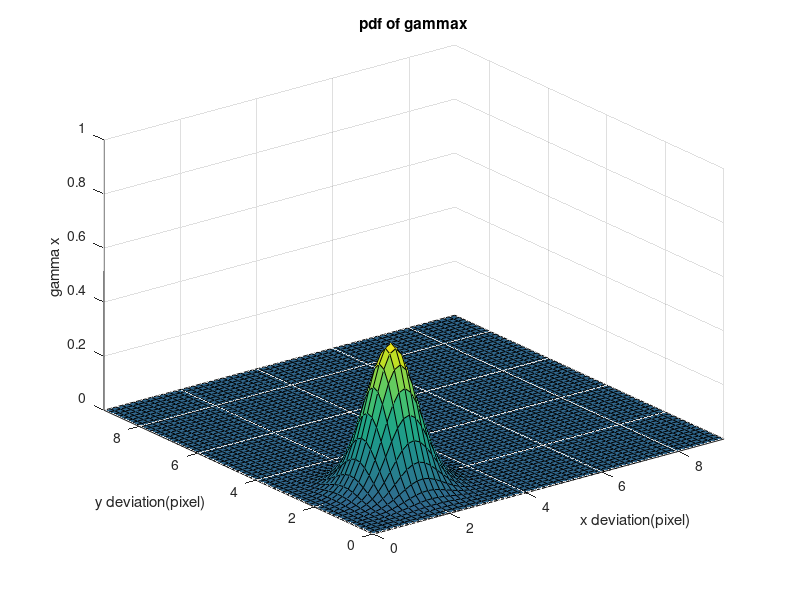

This figure's MATLAB source:
% plot gammax
clear all;
x = 2; y=2;
mu = [x y];
step = 60;
% n = 20;
sigma = 0.3;
Sigma = [sigma 0;0 sigma];
x1 = linspace(0,9.2,step); x2 = linspace(0,9.2,step);
[X1,X2] = meshgrid(x1,x2);
F = mvnpdf([X1(:) X2(:)],mu,Sigma);
F = reshape(F,length(x2),length(x1));
surf(x1,x2,F);
caxis([min(F(:))-.5*range(F(:)),max(F(:))]);
axis([0  9.2   0  9.2   0   1]);
xlabel('x deviation(pixel)'); ylabel('y deviation(pixel)'); zlabel('gamma x');
title('pdf of gammax');